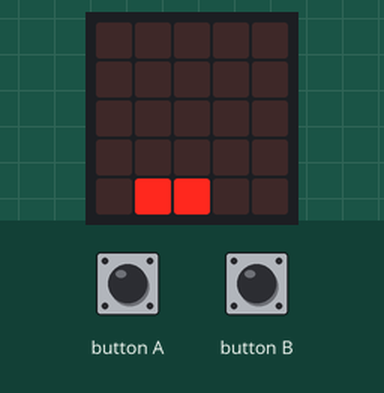
Bench run of a program on a simulated BBC micro:bit (MakeCode). On the bench: the board's 5×5 LED display. Inputs (shaded band) come from the test bench. Random numbers come from a fixed seed.

Above: at 1.2 s.
1.3 s: button A pressed for 0.15 s
At 1.68 s:
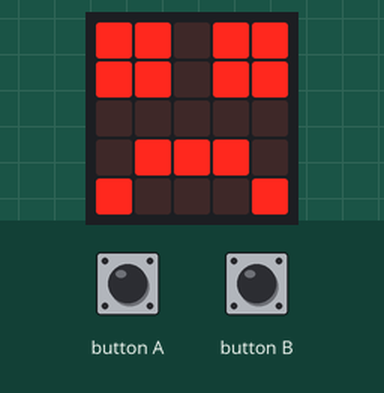
2.0 s: button A pressed for 0.15 s
At 3.3 s:
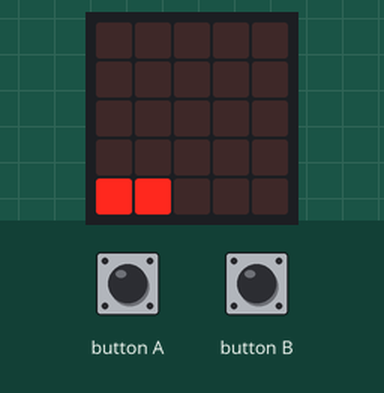
3.7 s: button B pressed for 0.15 s
At 3.86 s:
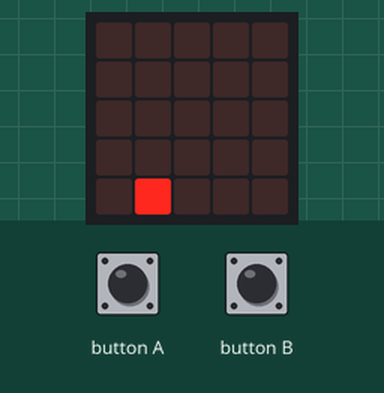
4.4 s: button B pressed 5 times (0.12 s each, 0.3 s apart)
At 5.7 s:
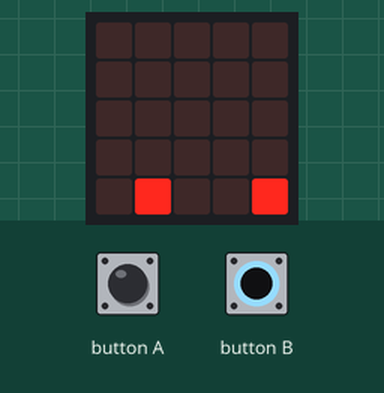
Timing chart, 0 to 7.4 s (numbered marks = the images above; inputs shaded):
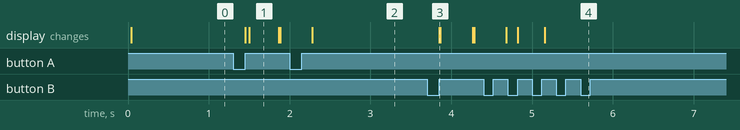

Measured:
- after the input at 1.3 s, the display: first changes after 0.15 s (image 1 shows a later state)
- after the input at 3.7 s, the display: changes after 0.15 s (image 3)

The program:

main.ts
```typescript
function nuevoEnemigo () {
    Enemigo = game.createSprite(randint(0, 4), 0)
    for (let index = 0; index < 4; index++) {
        basic.pause(10)
        Enemigo.change(LedSpriteProperty.Y, 1)
    }
}
input.onButtonPressed(Button.A, function () {
    cuadradito.move(-1)
})
input.onButtonPressed(Button.B, function () {
    cuadradito.move(1)
})
let Enemigo: game.LedSprite = null
let cuadradito: game.LedSprite = null
cuadradito = game.createSprite(2, 4)
nuevoEnemigo()
basic.forever(function () {
    if (Enemigo.isTouching(cuadradito)) {
        basic.showLeds(`
            # # . # #
            # # . # #
            . . . . .
            . # # # .
            # . . . #
            `)
    }
})
```

test.ts
```typescript
// aquí va el archivo "tests"; esto no se compilará cuando este paquete se utilice como una extensión.
```
